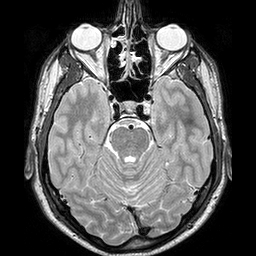
#> input picture pde/images/cerveau.png, 256 x 256 px
$ python degenerate.py
#> lines starting #> are read from the running program, lines starting #| are printed output that depends on the picture
from typing import Tuple
import skimage.io
import numpy as np
import matplotlib.pyplot as plt

def degenerateDiffusion(I, nb_iterations: int, dt: float) -> Tuple[np.ndarray, np.ndarray]:
    ZDilation = I.copy()
    ZErosion = I.copy()
    for _ in range(nb_iterations):
        EgN = np.roll(ZErosion, 1, axis=0) - ZErosion
        EgE = np.roll(ZErosion, -1, axis=1) - ZErosion
        EgS = np.roll(ZErosion, -1, axis=0) - ZErosion
        EgW = np.roll(ZErosion, 1, axis=1) - ZErosion

        DgN = np.roll(ZDilation, 1, axis=0) - ZDilation
        DgE = np.roll(ZDilation, -1, axis=1) - ZDilation
        DgS = np.roll(ZDilation, -1, axis=0) - ZDilation
        DgW = np.roll(ZDilation, 1, axis=1) - ZDilation

        ZDilation = ZDilation + dt * np.sqrt(np.minimum(0, -DgN)**2 + np.maximum(0, -DgE)**2 + np.minimum(0, -DgW)**2 + np.maximum(0, -DgS)**2)
        ZErosion = ZErosion - dt * np.sqrt(np.maximum(0, -EgN)**2 + np.minimum(0, -EgE)**2 + np.maximum(0, -EgW)**2 + np.minimum(0, -EgS)**2)
    return ZDilation, ZErosion

I = skimage.io.imread("./images/cerveau.png")/255
#> I: shape (256, 256) float64; min 0, max 0.996, mean 0.319
dilation_1, erosion_1 = degenerateDiffusion(I, 10, 0.05)
#> the loop in degenerateDiffusion, `for _ in range(nb_iterations):` made 10 passes
#> pass 1, in degenerateDiffusion, `EgE = np.roll(ZErosion, -1, axis=1) - ZErosion`:
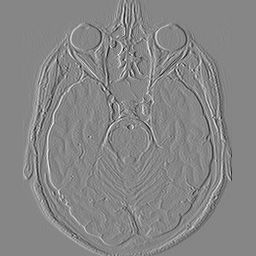
#> EgE: shape (256, 256) float64; min -0.824, max 0.737, mean 1.55e-20; drawn with min black and max white
#> pass 1, in degenerateDiffusion, `EgS = np.roll(ZErosion, -1, axis=0) - ZErosion`:
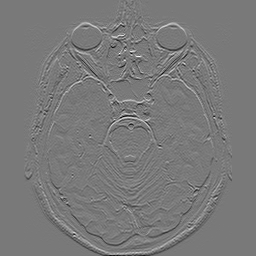
#> EgS: shape (256, 256) float64; min -0.882, max 0.965, mean 2.17e-19; drawn with min black and max white
#> pass 1, in degenerateDiffusion, `EgW = np.roll(ZErosion, 1, axis=1) - ZErosion`:
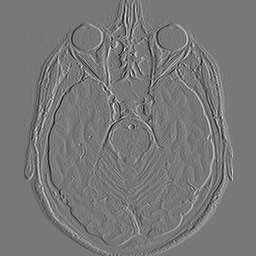
#> EgW: shape (256, 256) float64; min -0.737, max 0.824, mean -3.49e-20; drawn with min black and max white
#> after the loop in degenerateDiffusion, `for _ in range(nb_iterations):`:
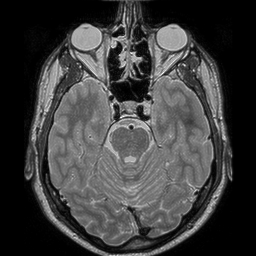
#> ZDilation: shape (256, 256) float64; min 0, max 1.48, mean 0.357; drawn with min black and max white
#> after the loop in degenerateDiffusion, `for _ in range(nb_iterations):`:
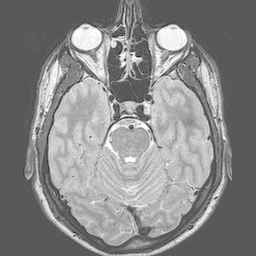
#> ZErosion: shape (256, 256) float64; min -0.53, max 0.996, mean 0.282; drawn with min black and max white
dilation_2, erosion_2 = degenerateDiffusion(I, 50, 0.05)
#> call 2 of degenerateDiffusion, with nb_iterations = 50, dt = 0.05
#> after the loop in degenerateDiffusion (call 2), `for _ in range(nb_iterations):`:
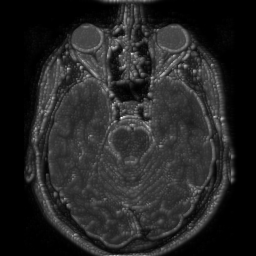
#> ZDilation: shape (256, 256) float64; min 0, max 3.8, mean 0.549; drawn with min black and max white
#> after the loop in degenerateDiffusion (call 2), `for _ in range(nb_iterations):`:
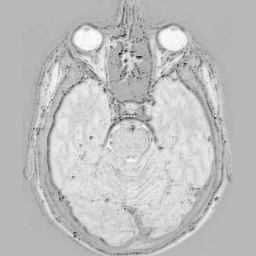
#> ZErosion: shape (256, 256) float64; min -2.52, max 0.967, mean 0.0999; drawn with min black and max white

fig, axes = plt.subplots(2, 3, figsize=(10, 4))

axes[0, 0].imshow(I, cmap='gray')
axes[0, 0].set_title("Original")

axes[0, 1].imshow(dilation_1, cmap='gray')
axes[0, 1].set_title("Dilation 0.05dt 10itr")

axes[0, 2].imshow(erosion_1, cmap='gray')
axes[0, 2].set_title("Erosion 0.05dt 10itr")

axes[1, 1].imshow(dilation_2, cmap='gray')
axes[1, 1].set_title("Dilation 0.05dt 50itr")

axes[1, 2].imshow(erosion_2, cmap='gray')
axes[1, 2].set_title("Erosion 0.05dt 50itr")

plt.tight_layout()
plt.show()
